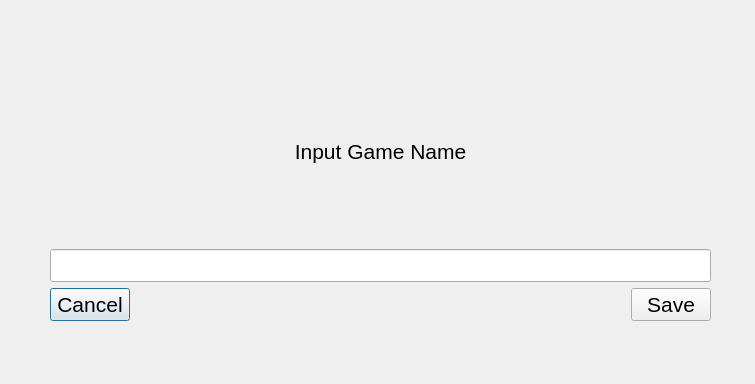
<?xml version="1.0" encoding="UTF-8"?>
<ui version="4.0">
 <class>SaveGameDialog</class>
 <widget class="QDialog" name="SaveGameDialog">
  <property name="geometry">
   <rect>
    <x>0</x>
    <y>0</y>
    <width>755</width>
    <height>384</height>
   </rect>
  </property>
  <property name="windowTitle">
   <string>Dialog</string>
  </property>
  <widget class="QWidget" name="">
   <property name="geometry">
    <rect>
     <x>50</x>
     <y>60</y>
     <width>661</width>
     <height>261</height>
    </rect>
   </property>
   <layout class="QVBoxLayout" name="verticalLayout">
    <item>
     <widget class="QLabel" name="label">
      <property name="font">
       <font>
        <pointsize>16</pointsize>
       </font>
      </property>
      <property name="text">
       <string>Input Game Name</string>
      </property>
      <property name="alignment">
       <set>Qt::AlignCenter</set>
      </property>
     </widget>
    </item>
    <item>
     <widget class="QLineEdit" name="name">
      <property name="font">
       <font>
        <pointsize>16</pointsize>
       </font>
      </property>
     </widget>
    </item>
    <item>
     <layout class="QHBoxLayout" name="horizontalLayout">
      <item>
       <widget class="QPushButton" name="cancel">
        <property name="font">
         <font>
          <pointsize>16</pointsize>
         </font>
        </property>
        <property name="text">
         <string>Cancel</string>
        </property>
       </widget>
      </item>
      <item>
       <spacer name="horizontalSpacer">
        <property name="orientation">
         <enum>Qt::Horizontal</enum>
        </property>
        <property name="sizeHint" stdset="0">
         <size>
          <width>40</width>
          <height>20</height>
         </size>
        </property>
       </spacer>
      </item>
      <item>
       <widget class="QPushButton" name="save">
        <property name="font">
         <font>
          <pointsize>16</pointsize>
         </font>
        </property>
        <property name="text">
         <string>Save</string>
        </property>
       </widget>
      </item>
     </layout>
    </item>
   </layout>
  </widget>
 </widget>
 <resources/>
 <connections/>
</ui>
